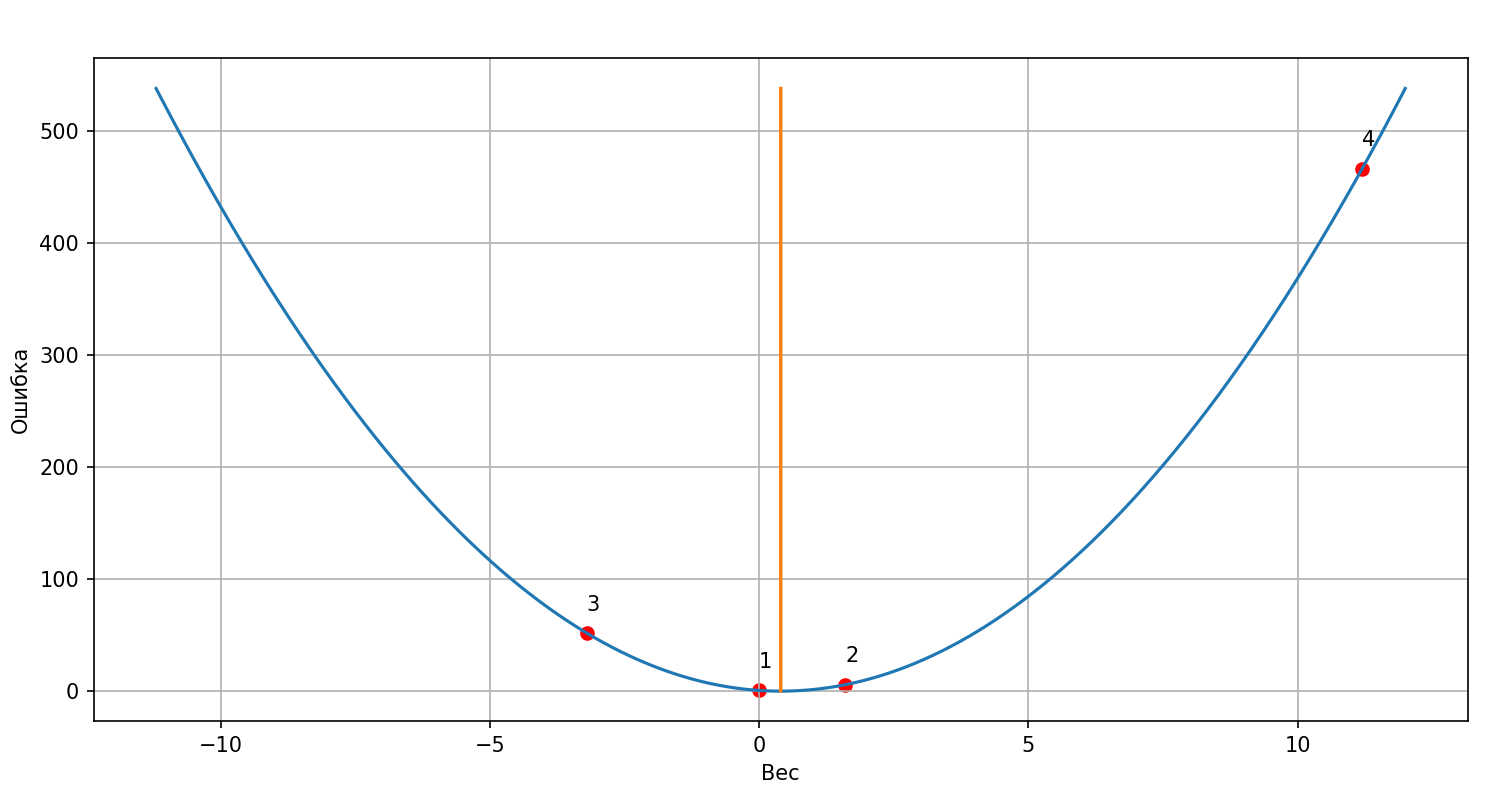

Source code (Python):
import matplotlib.pyplot as plt

weight, goal_pred, inp = (0.0, 0.8, 2.0)
# ------------ВИЗУАЛИЗАЦИЯ------------ #
X = []
Y = []
i = -11.2
while i <= 12.0:
    X.append(i)
    Y.append((inp * i - goal_pred) ** 2)
    i += 0.01
fig, ax = plt.subplots()
ax.plot(X, Y)
ax.plot([0.4] * len(Y), Y)
ax.grid()
ax.set_xlabel('Вес')
ax.set_ylabel('Ошибка')
# ------------------------------------ #
for iteration in range(20):
    pred = weight * inp
    error = (pred - goal_pred) ** 2
    if iteration < 4:  # ВИЗУАЛИЗАЦИЯ
        ax.scatter(weight, error, color="red")
        ax.text(weight, error + 20, str(iteration + 1))
    else:
        pass
    delta = (pred - goal_pred)
    weight_delta = delta * inp
    weight = weight - weight_delta
    print("Error: " + str(error) + " Prediction: " + str(pred))
    # Если посмотреть на вывод, то можно увидеть, что с каждой иттерацией ошибка увеличивается
    # А предсказание всё дальше и дальше от правильного ответа. Это происходит из-за большого входного
    # значения inp = 2. weigth_delta слишком чувствительна даже к маленькому изменению delta, поэтому
    # алгоритм рассходится.
plt.show()
